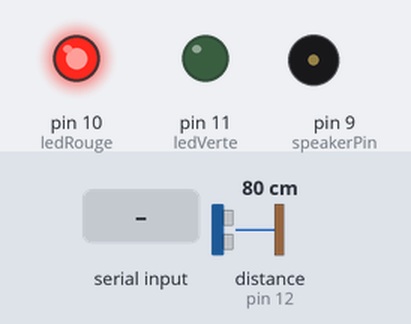
Recording of a sketch running on a simulated Arduino Uno, built with avr-gcc and run on an emulated ATmega328P. Parts: output pins drawn as LEDs (lit = HIGH), buzzer (waves = sounding). Wiring (inferred from the names in the program): ultrasonic range finder: trigger pin 13; echo pin 12. Inputs (shaded band) come from the test bench; at power-on: distance to the obstacle (sensor on pin 12) 80 cm. The echo pulse lasts 58.3 µs per cm; pins used as bus, display or sensor lines are not drawn; what the sketch prints to the serial monitor is not drawn.

Above: at 1.2 s.
1.3 s: "5\n" received over Serial
At 2.8 s:
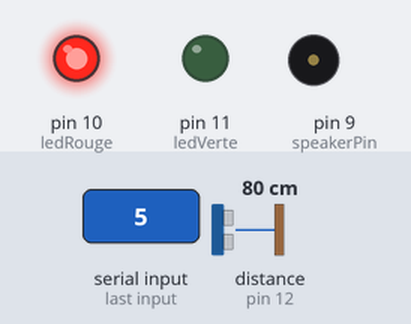
4.3 s: distance to the obstacle (sensor on pin 12) set to 2 cm
At 4.9 s:
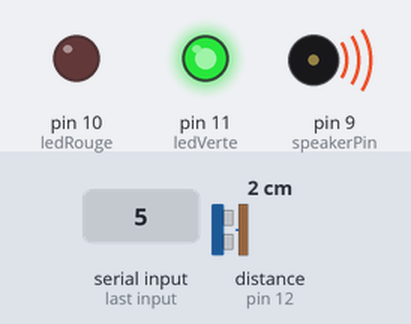
7.3 s: distance to the obstacle (sensor on pin 12) set to 4 cm
10.3 s: distance to the obstacle (sensor on pin 12) set to 18 cm
At 10.54 s:
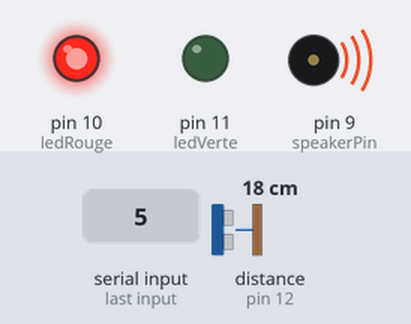
Timing chart, 0 to 14.3 s (numbered marks = the images above; inputs shaded):
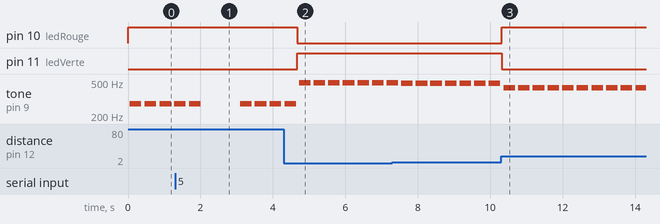

The sketch:

capteursDistanceHP.ino
```cpp
    //**********************************************************
    //  Capteur de distance à ultrasons HC-SR04 avec Arduino Uno
    //  TipTopBoards.com  06 01 2014  Rolland
    //  Càabler +5V et GND du détecteur sur l'arduino
    //
    // Trig -> pin 13
    // Echo -> pin 12
    // Led verte + 470R  -> pin 10
    // Led rouge + 470R  -> pin 11
    // Les leds s'allument selon la distance trop près / trop loin
    //**********************************************************
    #define trigPin 13  //Trig Ultrasons (sortie)
    #define echoPin 12  //Echo Ultrasons (entrée)
    #define ledVerte 11      //Led verte
    #define ledRouge 10     //Led rouge

int speakerPin = 9;

int length = 8; // le nombre de notes

char names[] = { 'D', 'R', 'M', 'F', 'S', 'L', 'I', 'd' };
int tones[] = { 1915, 1700, 1519, 1432, 1275, 1136, 1014, 956 };


char notes[] = "DRMFSLId"; // un espace = un repos
int beats[] = { 1, 1, 1, 1, 1, 1, 1, 1, 1, 1, 1, 1, 1, 1, 4 };
int tempo = 300;

void playTone(int tone, int duration)
{
  for (long i = 0; i < duration * 1000L; i += tone * 2)
  {
    digitalWrite(speakerPin, HIGH);
    delayMicroseconds(tone);
    digitalWrite(speakerPin, LOW);
    delayMicroseconds(tone);
  }
}

void playNote(char note, int duration)
{


  // jouer la tonalite correspondant au nom de la note
  for (int i = 0; i < 8; i++) {
    if (names[i] == note) {
      playTone(tones[i], duration);
    }
  }
}

void playFreq(int distance)
{
     int tone= 1000 + (distance*10);
     //Serial.println("tone = ");
     //Serial.println(tone);

     playTone(tone,tempo);
}


void playMelody()
{
  for (int i = 0; i < length; i++)
  {
    if (notes[i] == ' ')
    {
      delay(beats[i] * tempo); // repos
    }
    else
    {
      playNote(notes[i], beats[i] * tempo);
    }

    // pause entre les notes
    delay(tempo / 2);
  }
}


    void setup() {

      Serial.begin (9600);
      pinMode(trigPin, OUTPUT);  //Trig est une sortie
      pinMode(echoPin, INPUT);   //Echo est le retour, en entrée
      pinMode(ledVerte, OUTPUT);
      pinMode(ledRouge, OUTPUT);

      pinMode(speakerPin, OUTPUT);
    }

    void loop() {
      long duration, distance;

      digitalWrite(trigPin, LOW);
      delayMicroseconds(2);
      digitalWrite(trigPin, HIGH);
      delayMicroseconds(10); //Trig déclenché 10ms sur HIGH
      digitalWrite(trigPin, LOW);

      // Calcul de l'écho
      duration = pulseIn(echoPin, HIGH);
      // Distance proportionnelle à la durée de sortie
      distance = duration*340/(2*10000);  //Vitesse du son théorique
      //Serial.print(distance);
      //Serial.print(" cm ");

      if (distance < 10 && distance > 0) {  // Distance trop près
        digitalWrite(ledVerte,HIGH); //Vert éclairé seulement
        digitalWrite(ledRouge,LOW);    }
      else {   //Trop loin
        digitalWrite(ledVerte,LOW);
        digitalWrite(ledRouge,HIGH);
      }
      //Hors de portée (duration)
      if ( distance <= 0){
        //Serial.print(duration);
        Serial.println("Hors de portee");
      }
      else {
        playFreq(distance);

        Serial.print(distance);
        Serial.print(" cm ");
        //Serial.print(duration);
        //Serial.println(" ms");
      }
      delay(100);  //0.1 sec entre deux mesures

      // bluetooth
      // listen for the data
      if ( Serial.available() > 0 ) {
      // read a numbers from serial port
      int count = Serial.parseInt();

      // print out the received number
      if (count > 0) {
        Serial.print("You have input: ");
        Serial.println(String(count));
        // blink the LED
        // blinkLED(count);
      } // if (count > 0)
      }// if ( Serial.available() > 0 )
    }
```

Measured:
- after the input at 4.3 s, pin 10 (ledRouge): HIGH → LOW after 0.38 s; pin 11 (ledVerte): LOW → HIGH after 0.38 s
- after the input at 10.3 s, pin 10 (ledRouge): LOW → HIGH at once; pin 11 (ledVerte): HIGH → LOW at once
- by itself, tone on pin 9 (speakerPin): alternates 426 Hz for 0.32 s and silent for 0.08 s
